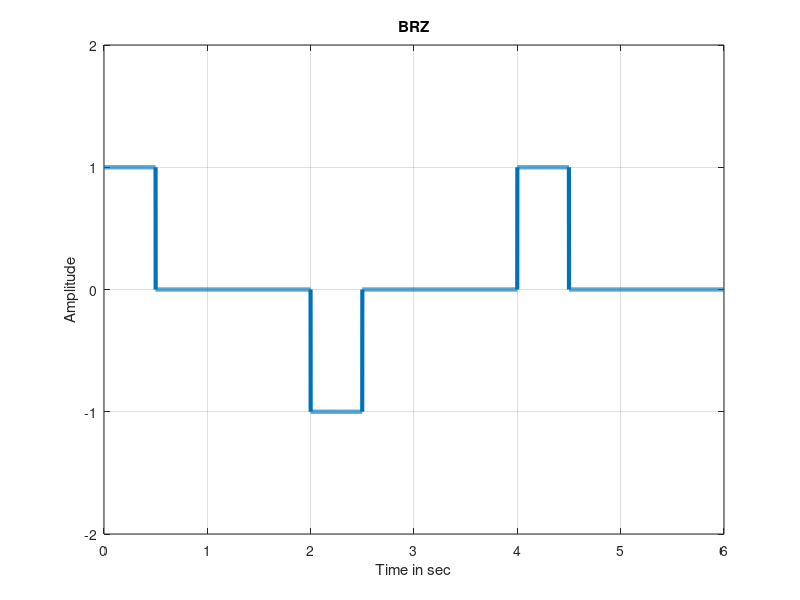

This figure's MATLAB source:
%%%%BRZ%%%
bitstream = [1 0 1 0 1 0];
len = length(bitstream);
bitrate =1;
n = 1000;
time =len/bitrate;
N = n*len;
dt = time/N;
t = 0:dt:len;
x = zeros(1,length(t));
previousbit = -1; % need for know previous bit because alternate 
for i=1:len
    if bitstream(i)==1
          x((i-1)*n+1:(i-1)*n+n/2)=-previousbit;
        previousbit = -previousbit;
    end
end
plot(t,x,'LineWidth',3);
axis([0 len -2 2]);
grid on;
title("BRZ");
xlabel('Time in sec');
ylabel('Amplitude');